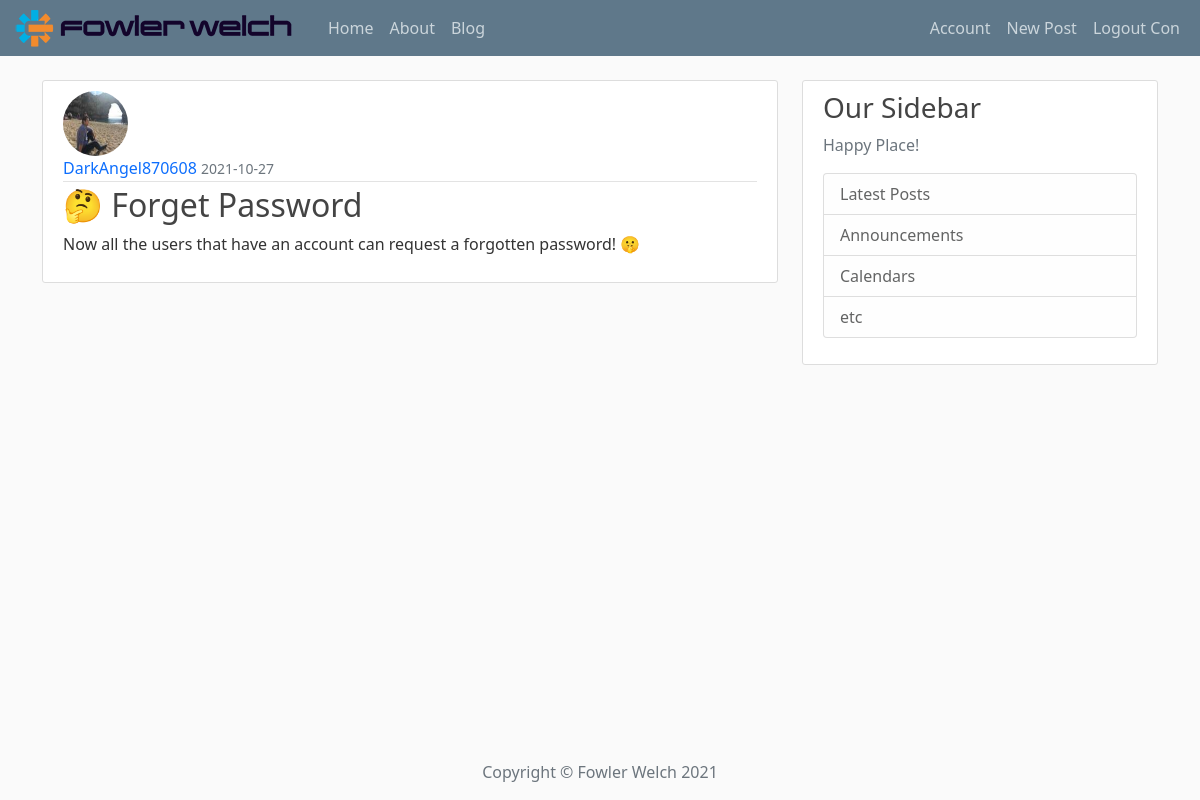
The app's page /post/2 (signed in) with its own data.
### app/models.py (models this page shows, shortened)
class User(db.Model, UserMixin):
    id = db.Column(db.Integer, primary_key=True)
    username = db.Column(db.String(20), unique=True, nullable=False)
    email = db.Column(db.String(120), unique=True, nullable=False)
    image_file = db.Column(db.String(200), nullable=False, default='default.jpeg')
    password = db.Column(db.String(60), nullable=False)
    posts = db.relationship('Post', backref='author', lazy=True)

class Post(db.Model):
    id = db.Column(db.Integer, primary_key=True)
    title = db.Column(db.String(100), nullable=False)
    date_posted = db.Column(db.DateTime, nullable=False, default=datetime.utcnow)
    content = db.Column(db.Text, nullable=False)
    user_id = db.Column(db.Integer, db.ForeignKey('user.id'), nullable=False)

### app/routes.py (the view)
@app.route('/post/<int:post_id>')
def post(post_id):
    post = Post.query.get_or_404(post_id)
    return render_template('post.html', title=post.title, post=post)

### app/models.py (called while the page is built)
@login_manager.user_loader
def load_user(user_id):
    return User.query.get(int(user_id))

### app/templates/post.html (shortened to what this page needs)
{% extends 'client_template/base.html' %}
{% block content %}
        <article class="media content-section">
            <img class="rounded-circle article-img" src="{{ url_for('static',
                 filename='images/' + post.author.image_file) }}" alt="">
            <div class="media-body">
                <div class="article-metadata">
                    <a class="mr-2" href="{{ url_for('user_posts', username=post.author.username) }}">{{ post.author.username }}</a>
                    <small class="text-muted">{{ post.date_posted.strftime('%Y-%m-%d') }}</small>
                </div>
                <h2 class="article-title">{{ post.title }}</h2>
                <p class="article-content">{{ post.content }}</p>
            </div>
        </article>
{% endblock content %}

### app/templates/client_template/navbar.html (shortened to what this page needs)
<header class="site-header">
  <nav class="navbar navbar-expand-lg navbar-dark bg-steel fixed-top">
    <div class="container-fluid">
      <a class="navbar-brand mr-2 py-lg-0" href="/">
          <img class="img-fluid me-2" src="{{ url_for('static', filename='images/logos_FW.jpeg') }}" alt="">
      </a>
      <div class="collapse navbar-collapse" id="navbarSupportedContent">
        <div class="navbar-nav">
          <li class="nav-item">
              <a class="nav-link" href="{{ url_for('home') }}">Home</a>
          </li>
          <li class="nav-item">
              <a class="nav-link" href="{{ url_for('about') }}">About</a>
          </li>
          <li class="nav-item">
              <a class="nav-link" href="{{ url_for('blog') }}">Blog</a>
          </li>
        </div>
        <div class="navbar-nav  ms-auto">
            {% if current_user.is_authenticated %}
                <li class="nav-item">
                   <a class="nav-link" href="{{ url_for('account') }}">Account</a>
                </li>
                 <li class="nav-item">
                   <a class="nav-link" href="{{ url_for('new_post') }}">New Post</a>
                </li>
                <a class="nav-item nav-link" href="{{ url_for('logout') }}">Logout {{ current_user.username }}</a>
            {% else %}
                <a class="nav-item nav-link" href="{{ url_for('login') }}">Login</a>
                <a class="nav-item nav-link" href="{{ url_for('register') }}">Register</a>
            {% endif %}
        </div>
      </div>
    </div>
  </nav>
</header>

### app/static/css/main.css (style rules this page uses)
body { background: #fafafa; color: #333333; margin-top: 5rem; }
h1, h2, h3, h4, h5, h6 { color: #444444; }
.bg-steel { background-color: #5f788a; }
.site-header .navbar-nav .nav-link { color: #cbd5db; }
.content-section { background: #ffffff; padding: 10px 20px; border: 1px solid #dddddd; border-radius: 3px; margin-bottom: 20px; }
.article-title { color: #444444; }
a { text-decoration: none; }
.article-content { white-space: pre-line; }
.article-img { height: 65px; width: 65px; margin-right: 16px; }
.article-metadata { padding-bottom: 1px; margin-bottom: 4px; border-bottom: 1px solid #e3e3e3 }

### records on screen
User: username "Con"
User: image_file (picture), author.username "DarkAngel870608"
Post: date_posted "2021-10-27", title "🤔 Forget Password", content "Now all the users that have an account can request a forgotten password! 🤫"

### other values on screen
{{ moment().format('YYYY') }} "2021"
